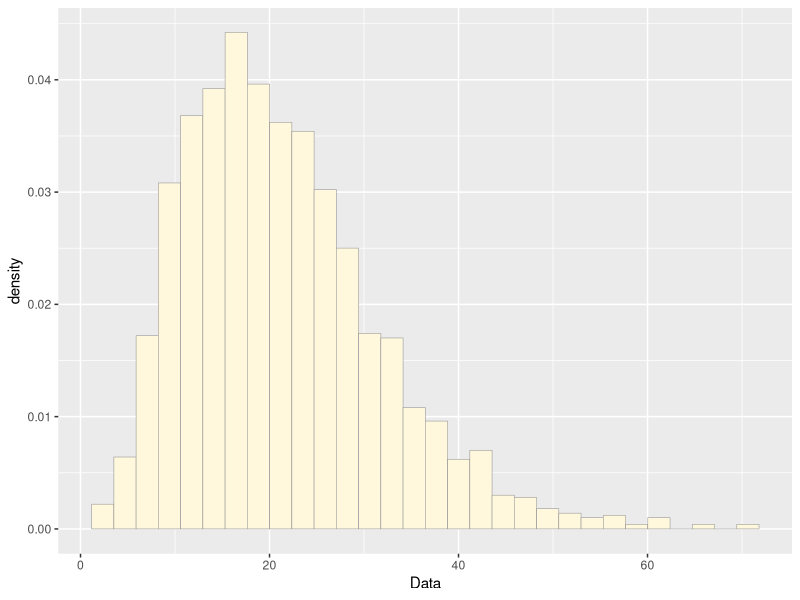
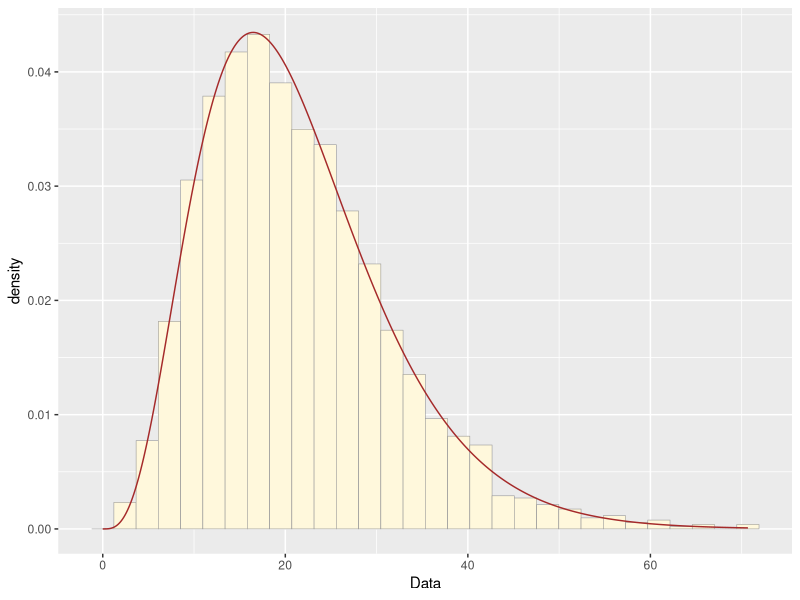
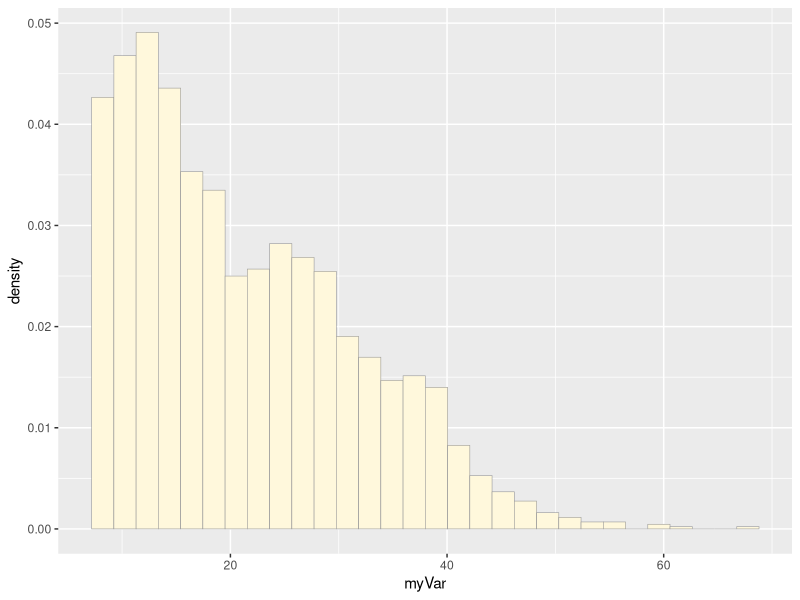
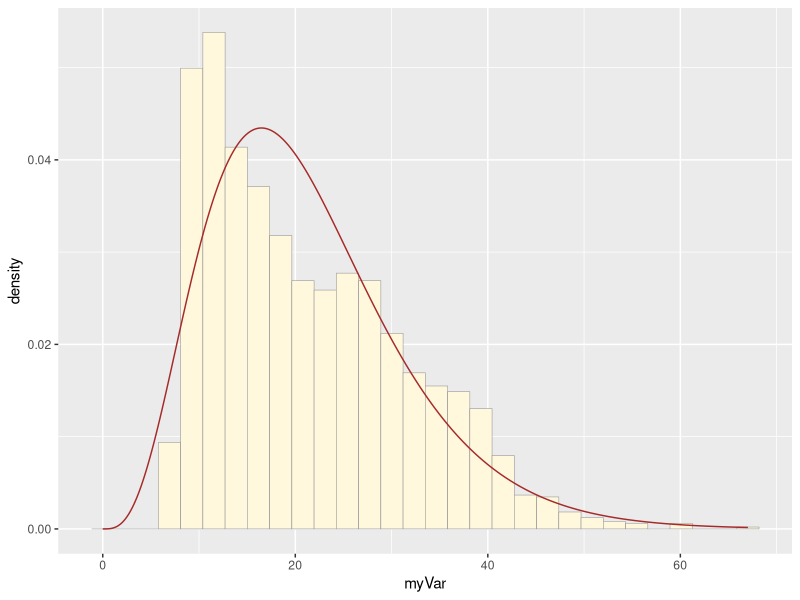
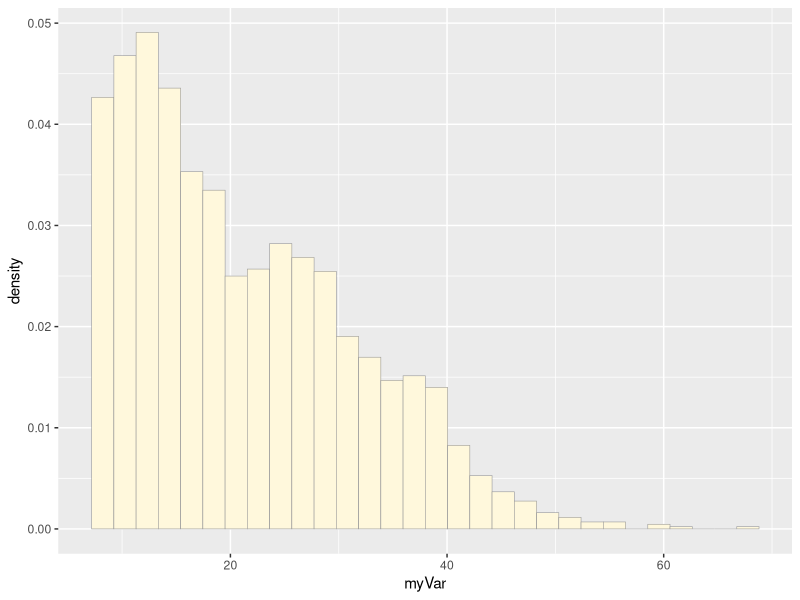
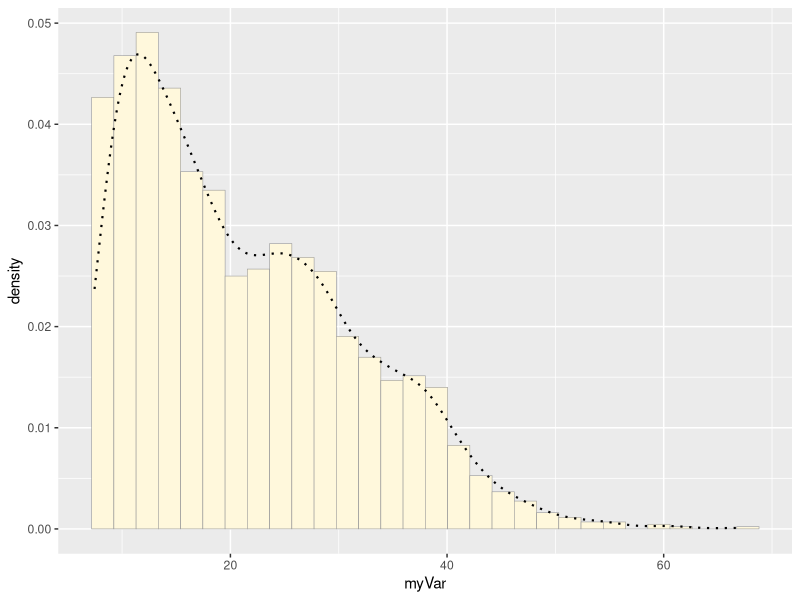
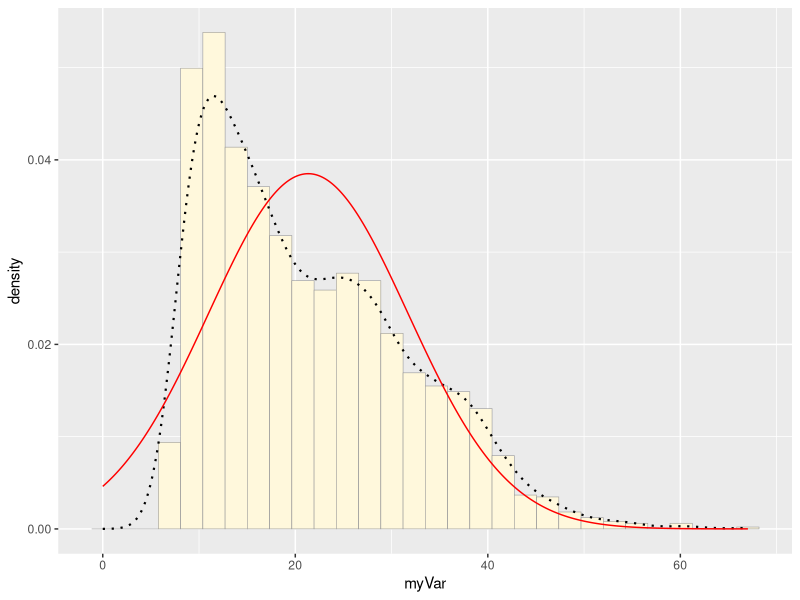
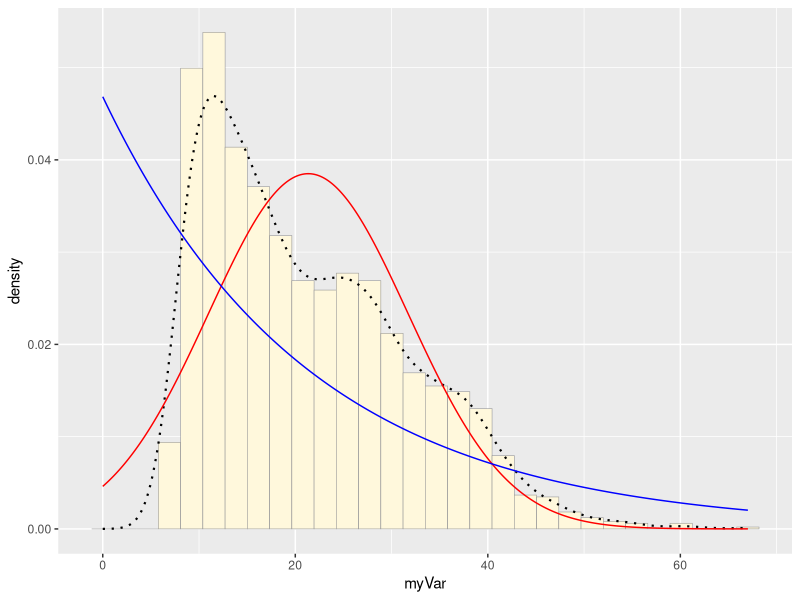

The R script that drew these images, in order:
## ---- chunk 1
library(ggplot2) # for graphics
library(MASS) # for maximum likelihood estimation
## ---- chunk 2
z <- read.table("TreeDBHdata.csv",header=TRUE,sep=",", stringsAsFactors=FALSE)
str(z)
summary(z)
## ---- chunk 3
gammaPars <- fitdistr(z$myVar,"gamma")
print(gammaPars)
shapeML <- gammaPars$estimate["shape"]
rateML <- gammaPars$estimate["rate"]

sample_num <- length(z$myVar)

sim_data <- data.frame("Data"=rgamma(sample_num, shapeML, rateML))
head(sim_data)
## ---- chunk 4
p_sim <- ggplot(data=sim_data, aes(x=Data, y=..density..)) +
  geom_histogram(color="grey60",fill="cornsilk",size=0.2) 
print(p_sim)

xval <- seq(0,max(z$myVar),len=length(z$myVar))

stat5 <- stat_function(aes(x = xval, y = ..y..), fun = dgamma, colour="brown", n = length(z$myVar), args = list(shape=shapeML, rate=rateML))
 p_sim + stat5

## ---- chunk 5
p1 <- ggplot(data=z, aes(x=myVar, y=..density..)) +
  geom_histogram(color="grey60",fill="cornsilk",size=0.2) 
print(p1)

stat4 <- stat_function(aes(x = xval, y = ..y..), fun = dgamma, colour="brown", n = length(z$myVar), args = list(shape=shapeML, rate=rateML))

print(p1 + stat4)
## ---- chunk 6
# quick and dirty, a truncated normal distribution to work on the solution set

#z <- rnorm(n=3000,mean=0.2)
#z <- data.frame(1:3000,z)
#names(z) <- list("ID","myVar")
#z <- z[z$myVar>0,]
#str(z)
#summary(z$myVar)
#head(z)
## ---- chunk 7
p1 <- ggplot(data=z, aes(x=myVar, y=..density..)) +
  geom_histogram(color="grey60",fill="cornsilk",size=0.2) 
print(p1)

## ---- chunk 8
p1 <-  p1 +  geom_density(linetype="dotted",size=0.75)
print(p1)
## ---- chunk 9
normPars <- fitdistr(z$myVar,"normal")
print(normPars)
str(normPars)
normPars$estimate["mean"] # note structure of getting a named attribute
## ---- chunk 10
meanML <- normPars$estimate["mean"]
sdML <- normPars$estimate["sd"]

xval <- seq(0,max(z$myVar),len=length(z$myVar))

 stat <- stat_function(aes(x = xval, y = ..y..), fun = dnorm, colour="red", n = length(z$myVar), args = list(mean = meanML, sd = sdML))
 p1 + stat
 
## ---- chunk 11
expoPars <- fitdistr(z$myVar,"exponential")
rateML <- expoPars$estimate["rate"]

stat2 <- stat_function(aes(x = xval, y = ..y..), fun = dexp, colour="blue", n = length(z$myVar), args = list(rate=rateML))
 p1 + stat + stat2
## ---- chunk 12
stat3 <- stat_function(aes(x = xval, y = ..y..), fun = dunif, colour="darkgreen", n = length(z$myVar), args = list(min=min(z$myVar), max=max(z$myVar)))
 p1 + stat + stat2 + stat3
## ---- chunk 13
gammaPars <- fitdistr(z$myVar,"gamma")
shapeML <- gammaPars$estimate["shape"]
rateML <- gammaPars$estimate["rate"]

stat4 <- stat_function(aes(x = xval, y = ..y..), fun = dgamma, colour="brown", n = length(z$myVar), args = list(shape=shapeML, rate=rateML))
 p1 + stat + stat2 + stat3 + stat4
 
 
## ---- chunk 14
pSpecial <- ggplot(data=z, aes(x=myVar/(max(myVar + 0.1)), y=..density..)) +
  geom_histogram(color="grey60",fill="cornsilk",size=0.2) + 
  xlim(c(0,1)) +
  geom_density(size=0.75,linetype="dotted")

betaPars <- fitdistr(x=z$myVar/max(z$myVar + 0.1),start=list(shape1=1,shape2=2),"beta")
shape1ML <- betaPars$estimate["shape1"]
shape2ML <- betaPars$estimate["shape2"]

statSpecial <- stat_function(aes(x = xval, y = ..y..), fun = dbeta, colour="orchid", n = length(z$myVar), args = list(shape1=shape1ML,shape2=shape2ML))
pSpecial + statSpecial
